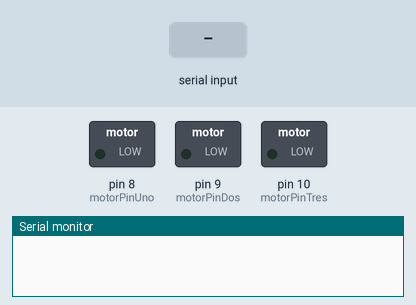
The sketch below on a simulated Arduino Uno, built with avr-gcc and run on an emulated ATmega328P. On the bench: switched loads named in the sketch (green lamp = pin HIGH), the last lines printed to the serial monitor. The test bench sets the inputs (shaded band).

Above: at 1.2 s.
1.3 s: "2," received over Serial
At 2.0 s:
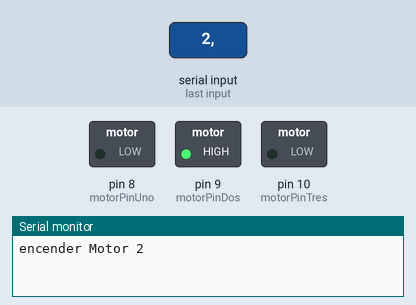
2.8 s: "3," received over Serial
At 4.0 s:
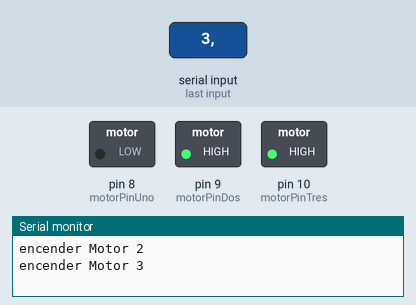
4.3 s: "2," received over Serial
At 5.6 s:
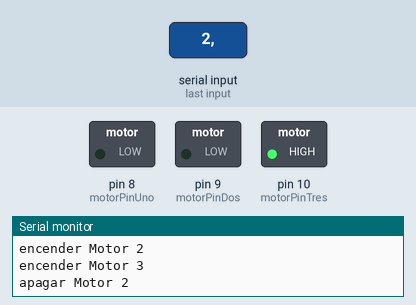
Timing chart, 0 to 7.3 s (numbered marks = the images above; inputs shaded):
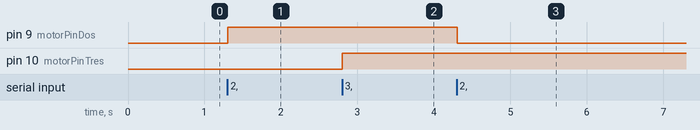

Measured:
- after the input at 1.3 s, pin 9 (motorPinDos): LOW → HIGH at once
- after the input at 2.8 s, pin 10 (motorPinTres): LOW → HIGH at once
- after the input at 4.3 s, pin 9 (motorPinDos): HIGH → LOW at once

The sketch:

proyectoArte.ino
```cpp
const int motorPinUno =  8;
const int motorPinDos =  9;
const int motorPinTres =  10;

bool motorUnoActivado = false;
bool motorDosActivado = false;
bool motorTresActivado = false;

unsigned long previousMillis = 0;

// constants won't change:
const long interval = 10;


String val;

String part01;

String part02;

bool playerOneUp;

void setup() {
  // set the digital pin as output:
  pinMode(motorPinUno, OUTPUT);
  pinMode(motorPinDos, OUTPUT);
  pinMode(motorPinTres, OUTPUT);
  digitalWrite(motorPinUno, LOW);
  digitalWrite(motorPinDos, LOW);
  digitalWrite(motorPinTres, LOW);
  Serial.begin(9600);
  Serial.setTimeout(50);
}

void loop() {
  unsigned long currentMillis = millis();

    if (currentMillis - previousMillis >= interval) {
        previousMillis = currentMillis;


  if (Serial.available()) { // If data is available to read,
    delay(2);
   val= Serial.readStringUntil(',');// read the incoming data as string
   // Serial.println(val);
    part01 = getValue(val,':',0);

    if(part01 == "playerOneUp"){

    part02 = getValue(val,':',1);

    if(part02 == "true"){
      playerOneUp = true;
      Serial.println(val);
    } else if (part02 == "false") {
      playerOneUp = false;
    }

    } else if (part01 == "playerOneDown"){

    }

      if (playerOneUp == true) {

          digitalWrite(motorPinUno, HIGH);
       //   Serial.println("encender Motor 1");

        } else {

          digitalWrite(motorPinUno, LOW);
        //  Serial.println("apagar Motor 1");
        }


      if (val == "2") {
        if (!motorDosActivado) {
          digitalWrite(motorPinDos, HIGH);
          Serial.println("encender Motor 2");
        } else {
          digitalWrite(motorPinDos, LOW);
          Serial.println("apagar Motor 2");
        }
        motorDosActivado = !motorDosActivado;

      }

      if (val == "3") {
        if (!motorTresActivado) {
          digitalWrite(motorPinTres, HIGH);
          Serial.println("encender Motor 3");
        } else {
          digitalWrite(motorPinTres, LOW);
          Serial.println("apagar Motor 3");
        }
        motorTresActivado = !motorTresActivado;

      }

  }


    }

}

String getValue(String data, char separator, int index)
{
  int found = 0;
  int strIndex[] = {0, -1};
  int maxIndex = data.length()-1;

  for(int i=0; i<=maxIndex && found<=index; i++){
    if(data.charAt(i)==separator || i==maxIndex){
        found++;
        strIndex[0] = strIndex[1]+1;
        strIndex[1] = (i == maxIndex) ? i+1 : i;
    }
  }

  return found>index ? data.substring(strIndex[0], strIndex[1]) : "";
}
```
